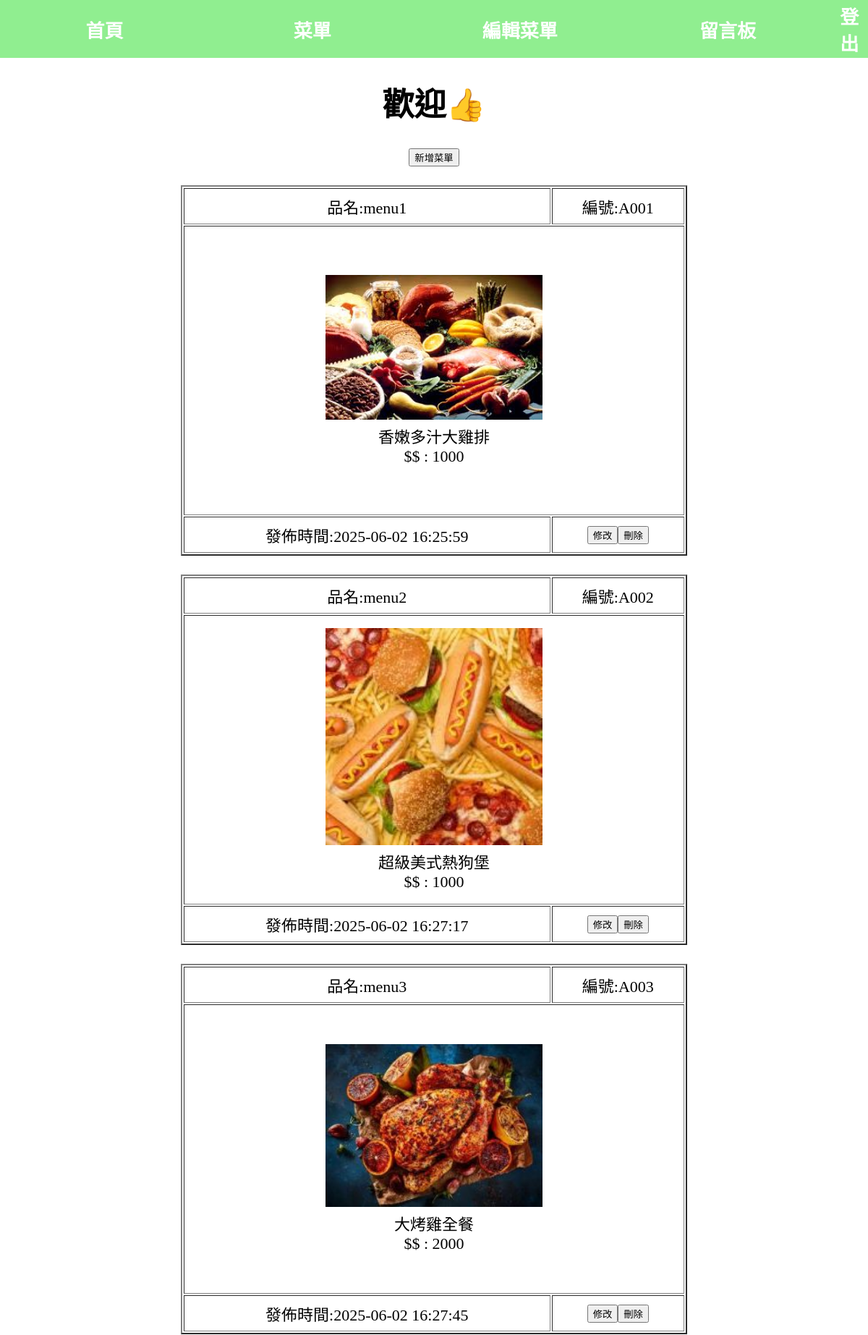
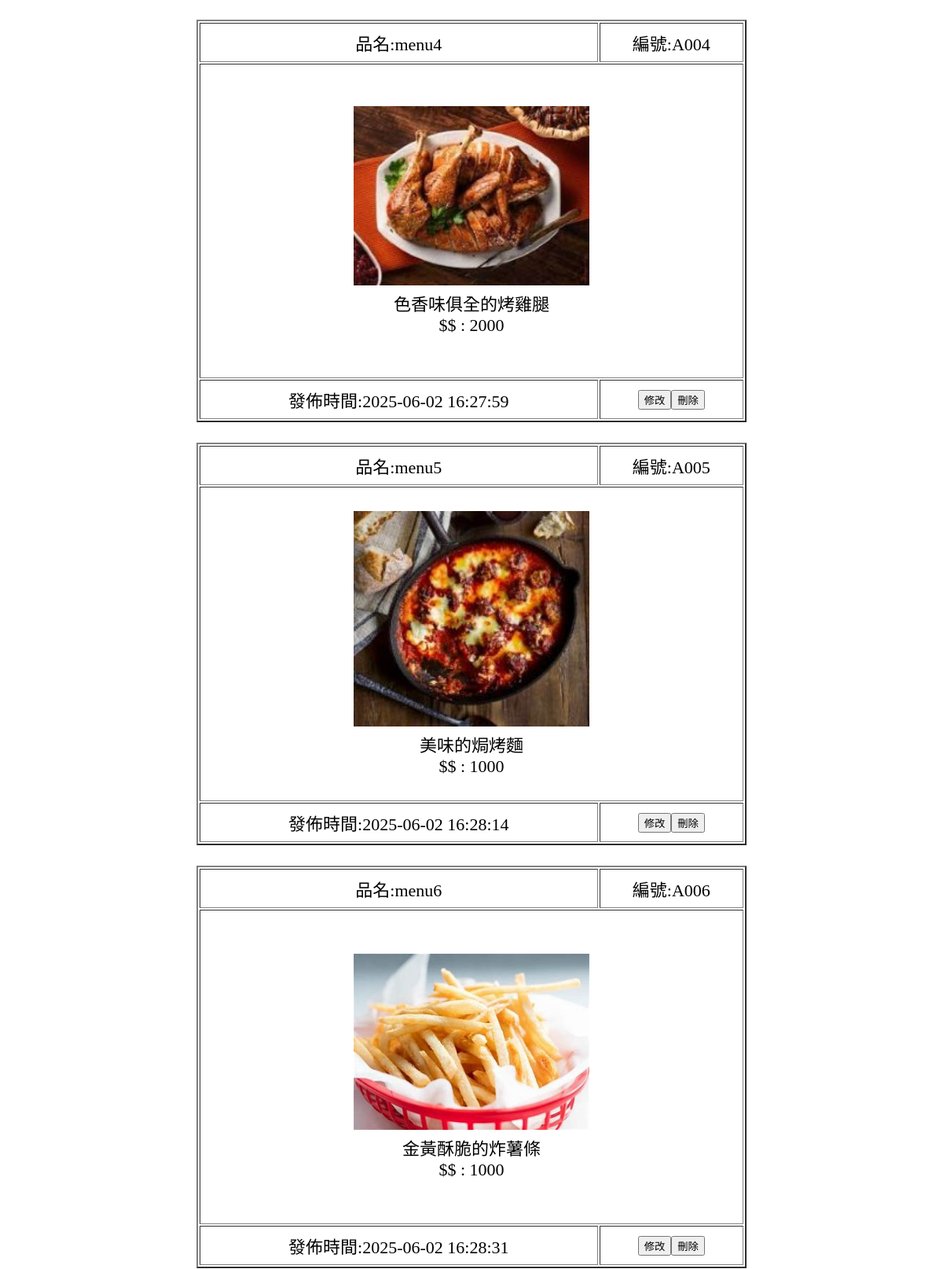
The page /menu user o.php (upper part) on the database its author committed (2 pictures, top to bottom).
### tables this page shows
CREATE TABLE `food` (
  `id` int(11) NOT NULL,
  `c_num` varchar(20) NOT NULL,
  `c_name` varchar(20) NOT NULL,
  `c_money` int(11) NOT NULL,
  `option` varchar(20) NOT NULL,
  `img` text NOT NULL,
  `add_time` datetime NOT NULL,
  `text` varchar(20) NOT NULL
);

### menu user o.php (the view, shortened to what this page needs)
<!DOCTYPE html>
<html lang="zh-Hant">
    <head>
        <?php include("db.php");?>
    </head>
    <body>
    </head>
    <body align="center">
<div class="a1">
    <table align="center">
        <tr>
            <td><a href="index user o.php">首頁</a></td>
            <td><a href="index user o food.php">菜單</a></td>
            <td><a href="menu user o.php">編輯菜單</a></td>
            <td><a href="msg o.php">留言板</a></td>
            <td><a href="logout.php">登出</a></td>
        </tr>
    </table>
</div>
        <tr>
            <td colspan="5" align="center">
                <h1>歡迎<?php echo $_SESSION['name']; ?>👍</h1>
            </td>
        </tr>
        <tr >
            <td class="content">
                <table>
                    <button type="button" onclick="location.href='add food.php'">新增菜單</button>
<form action="add%20food%20user%20o.php" method="get">
                    <?php
            $sql="SELECT * FROM `food` WHERE 1";
            $res=mysqli_query($link,$sql);
            if(mysqli_num_rows($res)>0){
                while($row=mysqli_fetch_assoc($res)){
                    echo "<table style='width:700px' border='2' align='center'>";
                    echo "<tr style='height:50px'>";
                    echo "<td>".'品名:'.$row["c_name"]."</td>";
                    echo "<td>".'編號:'.$row["c_num"]."</td>";
                    echo "</tr>";
                    echo "<tr style='height:400px'><td colspan='2'>"."<img src='img/".$row['img']."' style='width:300px'><br>".$row["text"].
                     "<br>$$ : ".$row["c_money"]."</td></tr>";
                    echo "<tr style='height:50px'>";
                    echo "<td>".'發佈時間:'.$row["add_time"]."</td>";
                        echo "<td><button type='button' onclick=location.href='add%20food%20user%20o.php?id=".$row['id']."'>修改</button><input type='button' value='刪除' onclick=location.href='del%20food.php?id=".$row['id']."'></td>";
                    echo "</tr>";
                    echo "<br>";
                    echo "</table>";
                }
            }
        ?></form>
        </td>
        </tr>
</body>
</html>

### menu user o.php (style rules this page uses)
body { font-family:'DFKai-sb';font-size: 22px; }
body, html { height: 100%; margin: 0; }
.a1 { width: 100%; background-color: lightgreen; border-collapse: collapse; }
.a1 td { width: 24%; }
.a1 a { text-decoration: none; color: white; font-size: 26px; font-weight: bold; }

### rows shown on the page
food: c_name "menu1", c_num "A001", img (picture), text "香嫩多汁大雞排", c_money "1000", add_time "2025-06-02 16:25:59"
food: c_name "menu2", c_num "A002", img (picture), text "超級美式熱狗堡", c_money "1000", add_time "2025-06-02 16:27:17"
food: c_name "menu3", c_num "A003", img (picture), text "大烤雞全餐", c_money "2000", add_time "2025-06-02 16:27:45"
food: c_name "menu4", c_num "A004", img (picture), text "色香味俱全的烤雞腿", c_money "2000", add_time "2025-06-02 16:27:59"
food: c_name "menu5", c_num "A005", img (picture), text "美味的焗烤麵", c_money "1000", add_time "2025-06-02 16:28:14"
food: c_name "menu6", c_num "A006", img (picture), text "金黃酥脆的炸薯條", c_money "1000", add_time "2025-06-02 16:28:31"
